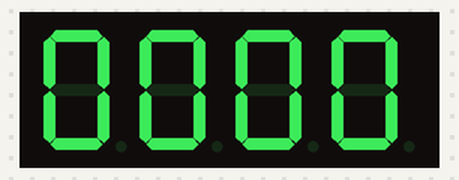
Recording of a sketch running on a simulated Arduino Uno, built with avr-gcc and run on an emulated ATmega328P. Parts: 4-digit seven-segment display. Wiring (inferred from the names in the program): 4-digit 7-segment display, segments lit when HIGH: segments pin 2, pin 3, pin 4, pin 5, pin 6, pin 7, pin 8; digit selects pin 13, pin 12, pin 11, pin 10. The segment pins are drawn as the display they are named for.

Above: at 0.1 s.
At 60.8 s:
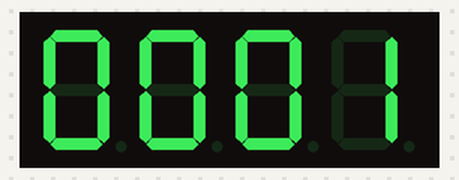
At 121.5 s:
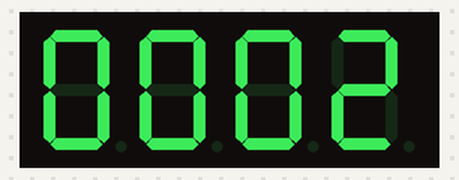

Measured:
- what the display in image 0 shows lasts 60.8 s, from 0.0 s to 60.8 s

The sketch:

Relogio_Digital.ino
```cpp
//DANILO MARTINS DE BRITO FIALHO;
//ETEPAM - MECATRONICA MANHÃ 2014;
//PROJETO DE UM CONTADOR (0 - 99) MULTIPLEXADO COM LOGICA SIMPLES;
//OBS.: PROGRAMAÇÃO PARA DISPLAY 4 DIGITOS CATODO COMUM (GND COMUM);

//PINAGEM DOS DISPLAYS, E DA MULTIPLEXAÇÃO;
int a=2,b=3,c=4,d=5,e=6,f=7,g=8,d4=10,d3=11,d2=12,d1=13;
//TEMPO EM MILISEGUNDOS; VALOR NUMÉRICO DAS UNIDADES E DEZENAS DOS DISPLAYS;
int t=0,dz=0,un=0,ct=0,ml=0;

//FUNÇÃO PARA MOSTRAR O NÚMERO NO DISPLAY;
void num_display(int va, int vb, int vc, int vd, int ve, int vf, int vg){
digitalWrite(a,va);digitalWrite(b,vb);digitalWrite(c,vc);digitalWrite(d,vd);
digitalWrite(e,ve);digitalWrite(f,vf);digitalWrite(g,vg);
}

//DEFINIÇÃO DOS PINOS DE MULTIPLEXAÇÃO;
void multiplex(int vd1, int vd2, int vd3, int vd4){
digitalWrite(d1, vd1);digitalWrite(d2, vd2);digitalWrite(d3, vd3); digitalWrite (d4, vd4);
}

//FUNÇÃO PARA DEFINIR O NÚMERO NO DISPLAY 1 (UNIDADE);
void numero(int num){
  if (num == 0){num_display(1,1,1,1,1,1,0);}
  if (num == 1){num_display(0,1,1,0,0,0,0);}
  if (num == 2){num_display(1,1,0,1,1,0,1);}
  if (num == 3){num_display(1,1,1,1,0,0,1);}
  if (num == 4){num_display(0,1,1,0,0,1,1);}
  if (num == 5){num_display(1,0,1,1,0,1,1);}
  if (num == 6){num_display(1,0,1,1,1,1,1);}
  if (num == 7){num_display(1,1,1,0,0,0,0);}
  if (num == 8){num_display(1,1,1,1,1,1,1);}
  if (num == 9){num_display(1,1,1,1,0,1,1);}
}

void setup(){
//DEFINIÇÃO DAS PORTAS DO DISPLAY COMO SAIDAS;
pinMode(a, OUTPUT); pinMode(b, OUTPUT); pinMode(c, OUTPUT); pinMode(d, OUTPUT);
pinMode(e, OUTPUT); pinMode(f, OUTPUT); pinMode(g, OUTPUT);
//DEFIINIÇÃO DAS PORTAS DA MULTIPLEXAÇÃO COMO SAIDAS;
pinMode(d1, OUTPUT);pinMode(d2, OUTPUT);pinMode(d3, OUTPUT);pinMode(d4, OUTPUT);

//INICIANDO OS DISPLAYS EM ZERO;MULTIPLEXAÇÃO PARA "TRAVAR" OS DISPLAYS;
numero(0); multiplex(1,1,1,1);
}

void loop(){
//ESTRUTURA DE REPETIÇÃO PARA EXECUTAR A CONTAGEM NOS DISPLAYS
for (un = 0; un < 10; un++){
      for (t=0; t<=50*60; t++){
      numero(un);
      multiplex(1,1,1,0);delay(5);
      numero(dz);
      multiplex(1,1,0,1);delay(5);
      numero(ct);
      multiplex(1,0,1,1);delay(5);
      numero(ml);
      multiplex(0,1,1,1);delay(5);
    }
}
//ADICIONAR UM A VARIÁVEL DZ (DEZENA);
dz++;
//QUANDO A VARIAVEL DZ FOR IGUAL A 10 ENTÃO OS VALORES SÃO ZERADOS;
if (dz == 6){dz=0;un=0;multiplex(1,1,1,1);ct++;}
if (ml == 2 && ct == 4){dz=0;un=0;multiplex(1,1,1,1);ct=0;ml=0;}
if (ct == 10){dz=0;un=0;multiplex(1,1,1,1);ct=0;ml++;}
}
```
